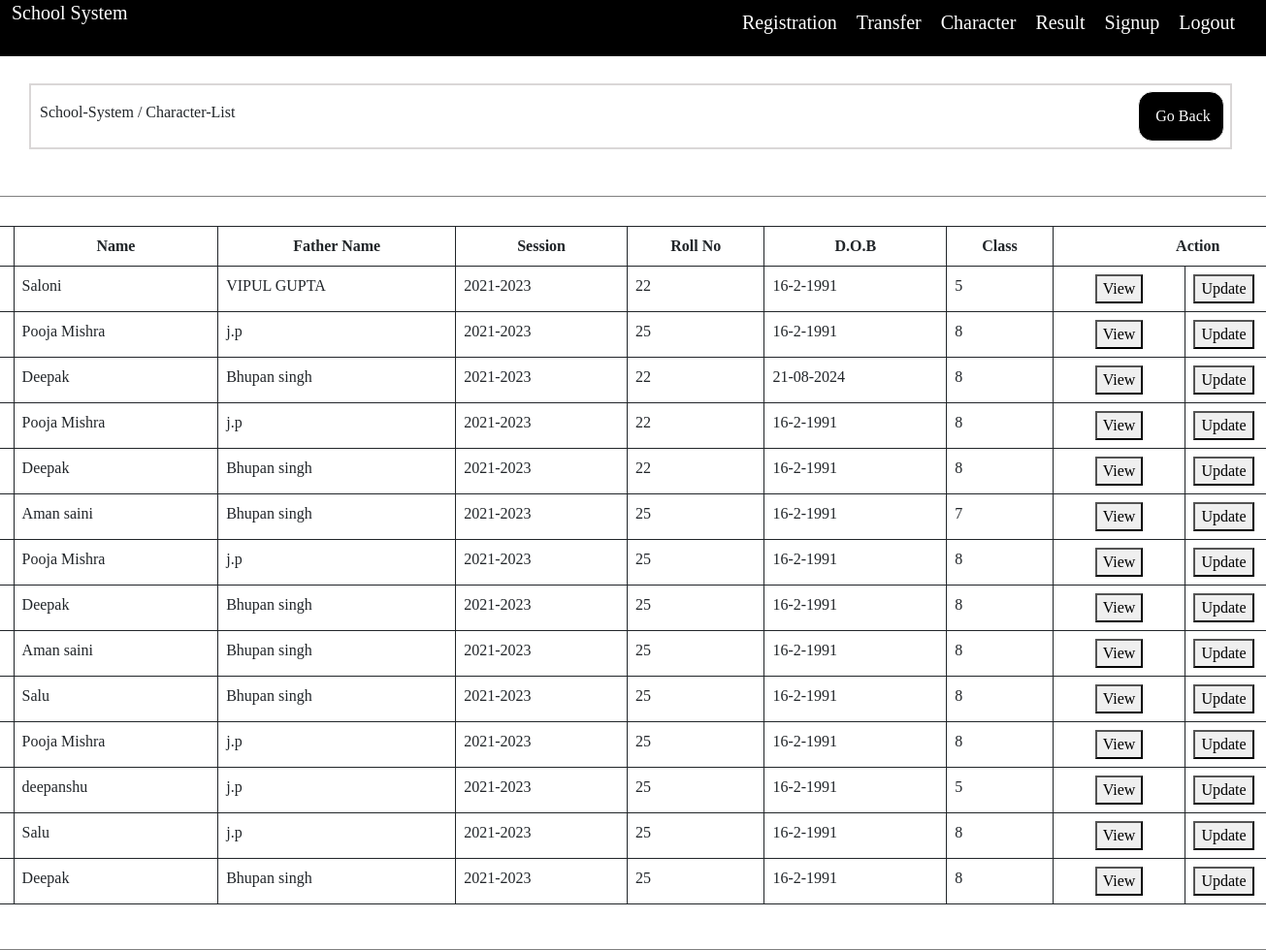
Before: /characterList.php (signed in) with the older database file.
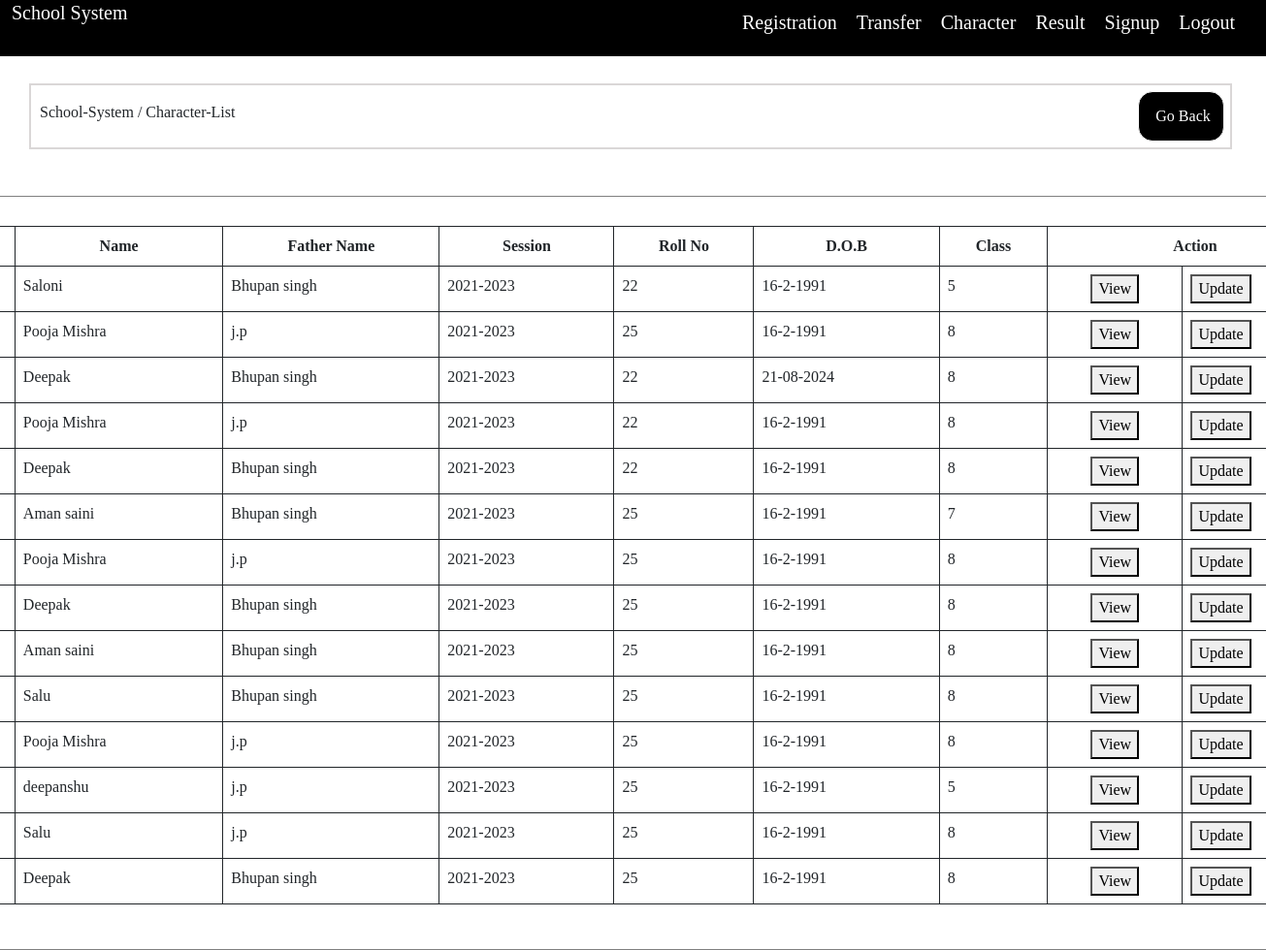
After: the same page with the newer database file.
### tables this page shows
CREATE TABLE `character_certificate` (
  `id` int(11) NOT NULL,
  `name` varchar(50) NOT NULL,
  `father_name` varchar(50) NOT NULL,
  `Session` varchar(50) NOT NULL,
  `roll_no` int(11) NOT NULL,
  `dob` varchar(50) NOT NULL,
  `class_name` varchar(50) NOT NULL
);

### characterList.php (the view, shortened to what this page needs)
<?php
include('header.php');
 include "database.php";
?>
<head>
    <link href="https://cdn.jsdelivr.net/npm/bootstrap@5.0.2/dist/css/bootstrap.min.css" rel="stylesheet"
>
    <link rel="stylesheet" type="text/css" href="style/character.css">
</head>
<body>
<table class='dashboard-div'>
    <thead>
      <tr>
        <th><h6><AiFillDashboard /> &nbsp; School-System / Character-List </h6></th>
      <th>
        <button class='table-btn float-end' variant="light" >
      <RiArrowGoBackFill />&nbsp;<a class="link-btn"
       href="character.php">Go Back</a>
      </button>
    </th>
      </tr>
    </thead>
   </table>
   <div class="form-div mt-5  table-responsive">
 <table class="table table-bordered border-dark">
  <thead>
    <tr>
      <th class="text-center" scope="col">id</th>
      <th class="text-center" scope="col">Name</th>
      <th class="text-center" scope="col">Father Name</th>
     <th class="text-center" scope="col">Session</th>
     <th class="text-center" scope="col">Roll No</th>
      <th class="text-center" scope="col">D.O.B</th>
      <th class="text-center" scope="col">Class</th>
      <th class="text-center" scope="col" colspan="2">Action</th>
    </tr>
</thead>
  <?php
    $query="SELECT * FROM character_certificate";
    $data=mysqli_query($con,$query);
    $result=mysqli_num_rows($data);
    if($result){
        while ($row=mysqli_fetch_array($data)){
            ?>
            <tr>
                <td><?php echo $row['id'] ?></td>
                <td><?php echo $row['name'] ?></td>
                <td><?php echo $row['father_name'] ?></td>
                <td><?php echo $row['Session'] ?></td>
                <td><?php echo $row['roll_no'] ?></td>
                <td><?php echo $row['dob'] ?></td>
                <td><?php echo $row['class_name'] ?></td>
                <td class="text-center"><a href="characterview.php?id=<?php echo $row['id']; ?>">
                <button class="submit-btn " id="save-btn">View</button></a></td>
                <td><a href="characterEdit.php?id=<?php echo $row['id']; ?>">
                <button class="submit-btn">Update</button></a></td>
            </tr>
            <?php
        }
    }
    else{
        ?>
        <tr>
            <td>No Record Found</td>
        </tr>
        <?php
    }
    ?>
</table>
   </div>
</body>

Changed rows visible on the page:
changed character_certificate "Saloni": father_name "VIPUL GUPTA" → "Bhupan singh"
